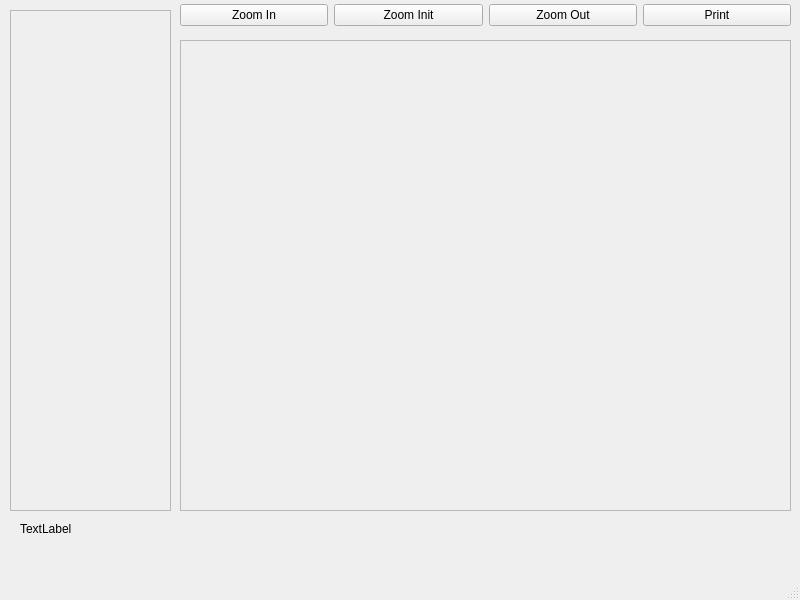
<?xml version="1.0" encoding="UTF-8"?>
<ui version="4.0">
 <class>MainWindow</class>
 <widget class="QMainWindow" name="MainWindow">
  <property name="geometry">
   <rect>
    <x>0</x>
    <y>0</y>
    <width>800</width>
    <height>600</height>
   </rect>
  </property>
  <property name="windowTitle">
   <string>MainWindow</string>
  </property>
  <widget class="QWidget" name="centralwidget">
   <widget class="QScrollArea" name="cadre_D">
    <property name="geometry">
     <rect>
      <x>180</x>
      <y>40</y>
      <width>611</width>
      <height>471</height>
     </rect>
    </property>
    <property name="widgetResizable">
     <bool>true</bool>
    </property>
    <widget class="QWidget" name="scrollAreaWidgetContents">
     <property name="geometry">
      <rect>
       <x>0</x>
       <y>0</y>
       <width>605</width>
       <height>465</height>
      </rect>
     </property>
    </widget>
   </widget>
   <widget class="QScrollArea" name="cadre_liste">
    <property name="geometry">
     <rect>
      <x>10</x>
      <y>10</y>
      <width>161</width>
      <height>501</height>
     </rect>
    </property>
    <property name="widgetResizable">
     <bool>true</bool>
    </property>
    <widget class="QWidget" name="scrollAreaWidgetContents_2">
     <property name="geometry">
      <rect>
       <x>0</x>
       <y>0</y>
       <width>155</width>
       <height>495</height>
      </rect>
     </property>
    </widget>
   </widget>
   <widget class="QWidget" name="horizontalLayoutWidget">
    <property name="geometry">
     <rect>
      <x>180</x>
      <y>0</y>
      <width>611</width>
      <height>31</height>
     </rect>
    </property>
    <layout class="QHBoxLayout" name="horizontalLayout">
     <item>
      <widget class="QPushButton" name="zoomIn">
       <property name="text">
        <string>Zoom In</string>
       </property>
      </widget>
     </item>
     <item>
      <widget class="QPushButton" name="zoom0">
       <property name="text">
        <string>Zoom Init</string>
       </property>
      </widget>
     </item>
     <item>
      <widget class="QPushButton" name="zoomOut">
       <property name="text">
        <string>Zoom Out</string>
       </property>
      </widget>
     </item>
     <item>
      <widget class="QPushButton" name="printBttn">
       <property name="text">
        <string>Print</string>
       </property>
      </widget>
     </item>
    </layout>
   </widget>
   <widget class="QLabel" name="infoText">
    <property name="geometry">
     <rect>
      <x>20</x>
      <y>520</y>
      <width>761</width>
      <height>18</height>
     </rect>
    </property>
    <property name="text">
     <string>TextLabel</string>
    </property>
   </widget>
  </widget>
  <widget class="QMenuBar" name="menubar">
   <property name="geometry">
    <rect>
     <x>0</x>
     <y>0</y>
     <width>800</width>
     <height>24</height>
    </rect>
   </property>
  </widget>
  <widget class="QStatusBar" name="statusbar"/>
 </widget>
 <resources/>
 <connections/>
</ui>
